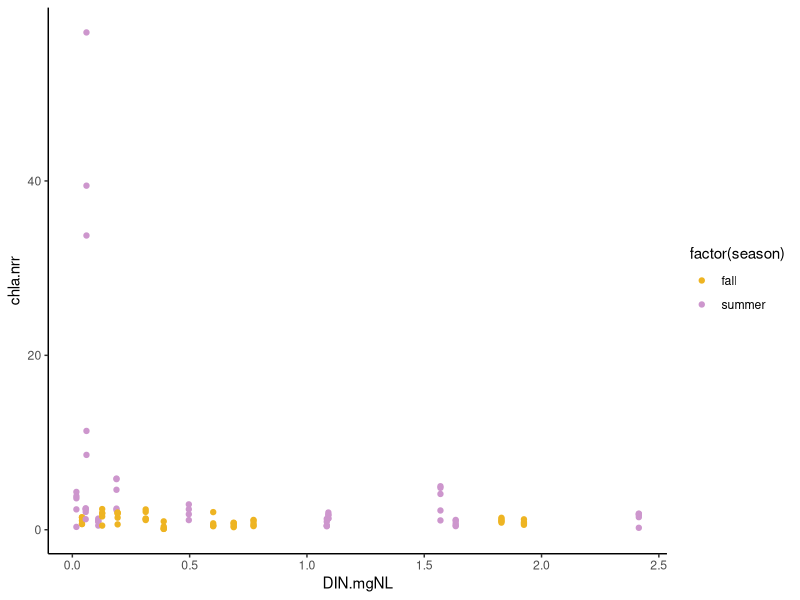
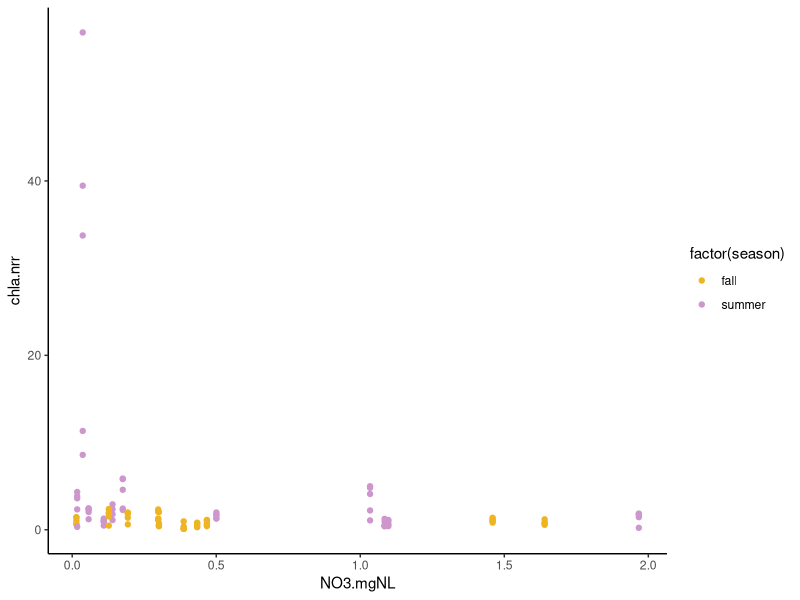
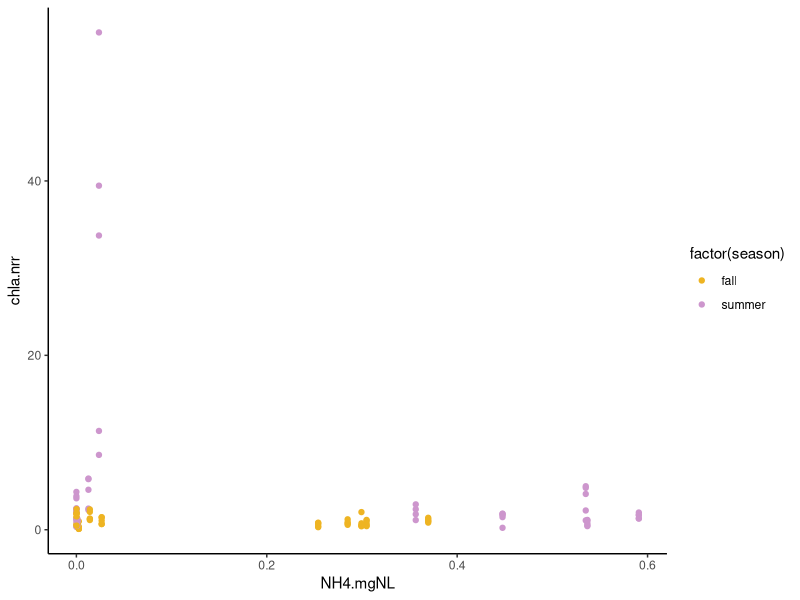
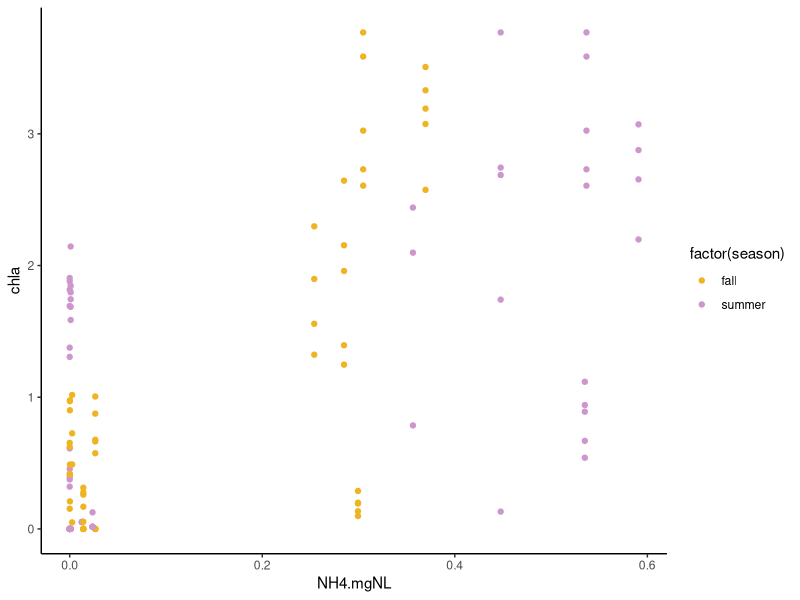
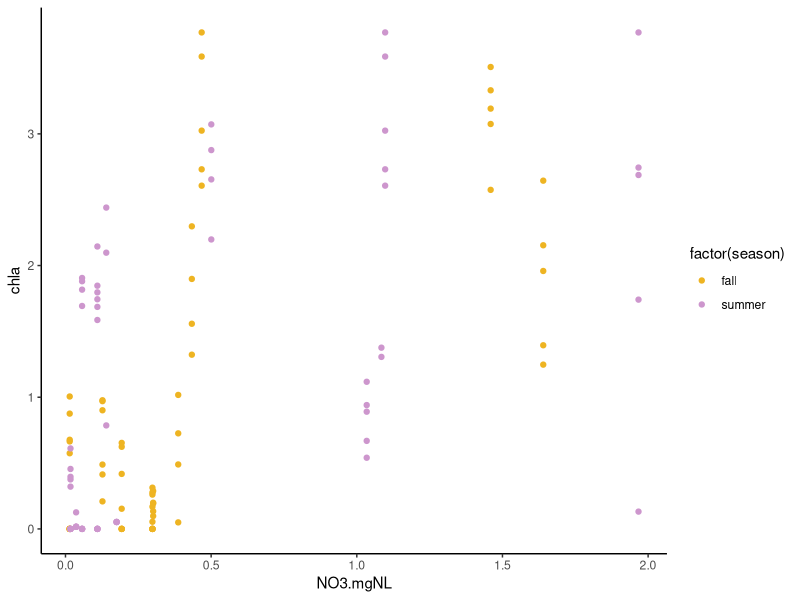
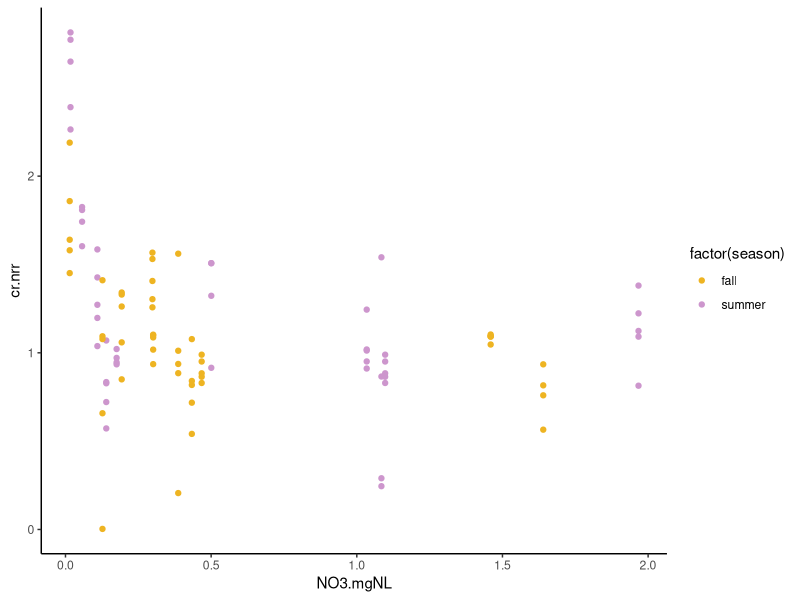
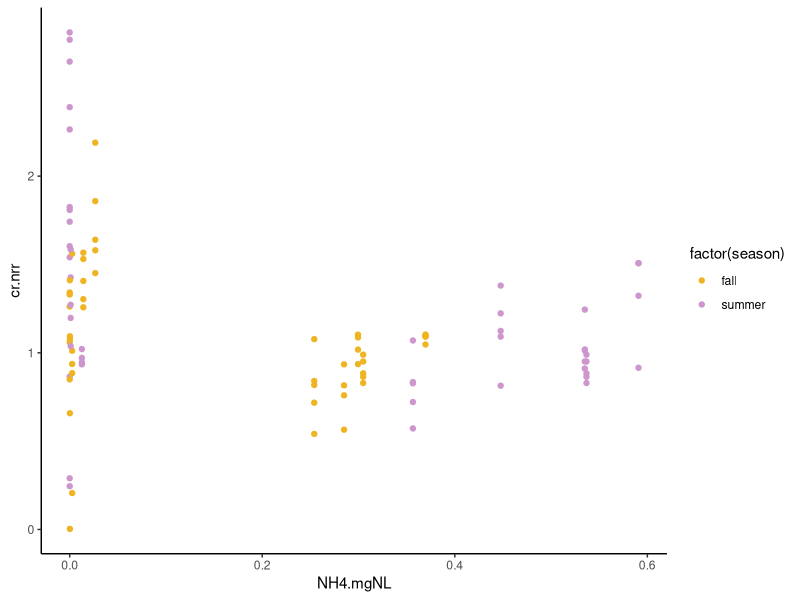
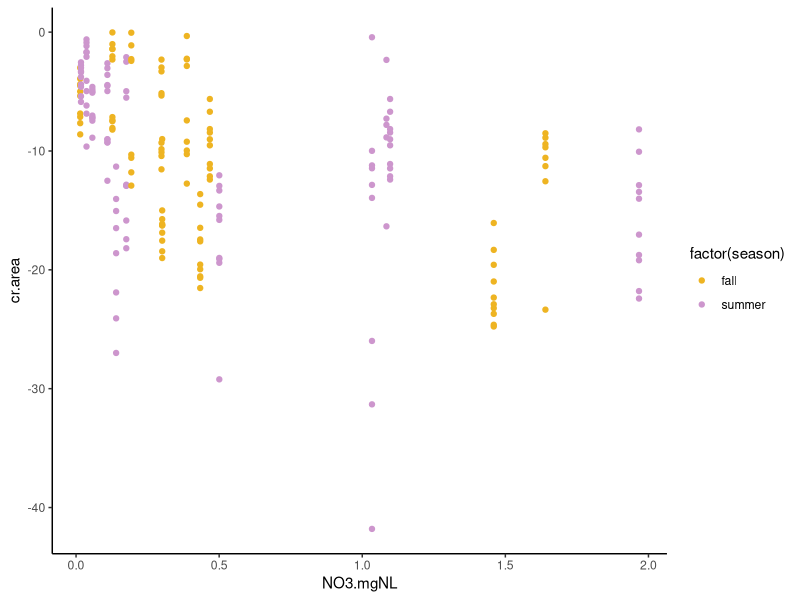

R code for these plots, in order:
####Script created 29 March 2021 to analyze relationships between NRR and water chem
## S Roley

#packages
library(nlme)
library(plyr)
library(dplyr)
library(ggplot2)
library(tidyr)

#data (created in "all sites" by combining NDS files and water chem file)
nds_chem<-read.csv("NDS_chem_all.csv")

###########################
#univariate relationships
###########################
N<-subset(nds_chem, N==1)
P<-subset(nds_chem, P==1)
Si<-subset(nds_chem, Si==1)

#N limitation/inhibition
ggplot(subset(N, nutrient=="N"), aes(x=DIN.mgNL, y=chla.nrr))+
  geom_point(aes(color=factor(season)))+
  theme_classic()+scale_color_manual(values=c("goldenrod2", "plum3"))
#no pattern

ggplot(subset(N, nutrient=="N"), aes(x=NO3.mgNL, y=chla.nrr))+geom_point(aes(color=factor(season)))+
  theme_classic()+scale_color_manual(values=c("goldenrod2", "plum3"))
#general increase with NO3 but lots of variability

ggplot(subset(N, nutrient=="N"), aes(x=NH4.mgNL, y=chla.nrr))+geom_point(aes(color=factor(season)))+
  theme_classic()+scale_color_manual(values=c("goldenrod2", "plum3"))
#general increase with NH4 

ggplot(subset(nds_chem, nutrient=="control"), aes(x=NH4.mgNL, y=chla))+geom_point(aes(color=factor(season)))+
  theme_classic()+scale_color_manual(values=c("goldenrod2", "plum3"))
#general increase in chla with NH4 but LOTS of variability; probably not much explanatory power

ggplot(subset(nds_chem, nutrient=="control"), aes(x=NO3.mgNL, y=chla))+geom_point(aes(color=factor(season)))+
  theme_classic()+scale_color_manual(values=c("goldenrod2", "plum3"))
#no pattern

ggplot(subset(N, nutrient=="N"), aes(x=NO3.mgNL, y=cr.nrr))+geom_point(aes(color=factor(season)))+
  theme_classic()+scale_color_manual(values=c("goldenrod2", "plum3"))
#negative exponential, both summer and fall. N< 0.5 mg/L to get limitation

ggplot(subset(N, nutrient=="N"), aes(x=NH4.mgNL, y=cr.nrr))+geom_point(aes(color=factor(season)))+
  theme_classic()+scale_color_manual(values=c("goldenrod2", "plum3"))
#limitation at very low end only, but even there some inhibition

ggplot(subset(nds_chem, nutrient=="control"), aes(x=NO3.mgNL, y=cr.area))+geom_point(aes(color=factor(season)))+
  theme_classic()+scale_color_manual(values=c("goldenrod2", "plum3"))
#no pattern

ggplot(subset(nds_chem, nutrient=="control"|nutrient=="C"), aes(x=NH4.mgNL, y=cr.area))+geom_point(aes(color=factor(season)))+
  theme_classic()+scale_color_manual(values=c("goldenrod2", "plum3"))
#general increase in CR with NH4


#P limitation/inhibition
ggplot(subset(P, nutrient=="P"), aes(x=oP.mgPL, y=chla.nrr))+geom_point(aes(color=factor(season)))+
  theme_classic()+scale_color_manual(values=c("goldenrod2", "plum3"))
#in summer, some intermediate values had limitation. P is not driving this system!

ggplot(subset(nds_chem, nutrient=="control"|nutrient=="C"), aes(x=oP.mgPL, y=chla))+geom_point(aes(color=factor(season)))+
  theme_classic()+scale_color_manual(values=c("goldenrod2", "plum3"))
#no pattern

ggplot(subset(P, nutrient=="P"), aes(x=oP.mgPL, y=cr.nrr))+geom_point(aes(color=factor(season)))+
  theme_classic()+scale_color_manual(values=c("goldenrod2", "plum3"))
#maybe a faint upward relationship? but soo variable

ggplot(subset(nds_chem, nutrient=="control"|nutrient=="C"), aes(x=oP.mgPL, y=cr.area))+geom_point(aes(color=factor(season)))+
  theme_classic()+scale_color_manual(values=c("goldenrod2", "plum3"))
#increase in summer CR with P (but variable)

#Si limitation/inhibition
ggplot(subset(Si, nutrient=="Si"), aes(x=Si.mgL, y=chla.nrr))+geom_point(aes(color=factor(season)))+
  theme_classic()+scale_color_manual(values=c("goldenrod2", "plum3"))+geom_hline(yintercept=1)
#in summer, occasional spikes but no pattern to the spikes 

ggplot(subset(nds_chem, nutrient=="control"|nutrient=="C"), aes(x=Si.mgL, y=chla))+geom_point(aes(color=factor(season)))+
  theme_classic()+scale_color_manual(values=c("goldenrod2", "plum3"))
#up and down with no real pattern

ggplot(subset(Si, nutrient=="Si"), aes(x=Si.mgL, y=cr.nrr))+geom_point(aes(color=factor(season)))+
  theme_classic()+scale_color_manual(values=c("goldenrod2", "plum3"))
#general upward relationship  with Si, especially in summer, but variable

ggplot(subset(nds_chem, nutrient=="control"|nutrient=="C"), aes(x=Si.mgL, y=cr.area))+geom_point(aes(color=factor(season)))+
  theme_classic()+scale_color_manual(values=c("goldenrod2", "plum3"))
#maybe hump-shaped? with max CR at medium Si - but lots of variation

#N:P ratios
ggplot(subset(nds_chem, nutrient=="control"|nutrient=="C"), aes(x=N.P.ratio, y=chla))+theme_classic()+
  geom_point(aes(color=factor(season)))+scale_color_manual(values=c("goldenrod2", "plum3"))+
  geom_vline(xintercept = 16)
#increase!

ggplot(N, aes(x=N.P.ratio, y=chla.nrr))+ geom_point(aes(color=factor(season), shape=factor(nutrient)))+
  scale_color_manual(values=c("goldenrod2", "plum3"))+theme_classic()+geom_vline(xintercept = 16)
#In summer: negative exponential (lower N:P = greater response to N addition). greatest increase with N alone
#In fall: no change

ggplot(P, aes(x=N.P.ratio, y=chla.nrr))+ geom_point(aes(color=factor(season), shape=factor(nutrient)))+
  scale_color_manual(values=c("goldenrod2", "plum3"))+theme_classic()+geom_vline(xintercept = 16)

ggplot(subset(nds_chem, nutrient=="control"), aes(x=N.P.ratio, y=cr.area))+theme_classic()+
  geom_point(aes(color=factor(season)))+scale_color_manual(values=c("goldenrod2", "plum3"))+
  geom_vline(xintercept = 16)
#increase to threshold

ggplot(N, aes(x=N.P.ratio, y=cr.nrr))+ geom_point(aes(color=factor(season), shape=factor(nutrient)))+
  scale_color_manual(values=c("goldenrod2", "plum3"))+theme_classic()+geom_vline(xintercept = 16)
#In summer and fall, slight decline with N:P ratio. No response with NSi

#N:Si ratios
ggplot(subset(nds_chem, nutrient=="control"), aes(x=N.Si.ratio, y=chla))+theme_classic()+
  geom_point(aes(color=factor(season)))+scale_color_manual(values=c("goldenrod2", "plum3"))+
  geom_vline(xintercept = 0.8)
#increase in chla with N:Si ratio, in both fall and summer

ggplot(N, aes(x=N.Si.ratio, y=chla.nrr))+ geom_point(aes(color=factor(season), shape=factor(nutrient)))+
  scale_color_manual(values=c("goldenrod2", "plum3"))+theme_classic()+geom_vline(xintercept = 0.8)

ggplot(Si, aes(x=N.Si.ratio, y=chla.nrr))+ geom_point(aes(color=factor(season), shape=factor(nutrient)))+
  scale_color_manual(values=c("goldenrod2", "plum3"))+theme_classic()+geom_vline(xintercept = 0.8)
#lowerN:Si ratio = higher chla, espeically in NPSi and Si (??? why would adding more Si help?)

ggplot(subset(nds_chem, nutrient=="control"), aes(x=N.Si.ratio, y=cr.area*-1))+theme_classic()+
  geom_point(aes(color=factor(season)))+scale_color_manual(values=c("goldenrod2", "plum3"))+
  geom_vline(xintercept = 0.8)
#|CR| increases with N:Si

ggplot(Si, aes(x=N.Si.ratio, y=cr.nrr))+ geom_point(aes(color=factor(season), shape=factor(nutrient)))+
  scale_color_manual(values=c("goldenrod2", "plum3"))+theme_classic()+geom_vline(xintercept = 0.8)
#decreases with N:Si ratio but only because of NPSi in summer. so basically no pattern

#P:Si ratios
ggplot(subset(nds_chem, nutrient=="control"), aes(x=P.Si.ratio, y=chla))+theme_classic()+
  geom_point(aes(color=factor(season)))+scale_color_manual(values=c("goldenrod2", "plum3"))+
  geom_vline(xintercept = 0.05)
#all sites far below Redfield P:Si ratio of 0.05. General increase with P:Si ratio but high variability

ggplot(P, aes(x=P.Si.ratio, y=chla.nrr))+ geom_point(aes(color=factor(season), shape=factor(nutrient)))+
  scale_color_manual(values=c("goldenrod2", "plum3"))+theme_classic()
#higher chla at low P:Si ratios, esp for NP

ggplot(Si, aes(x=P.Si.ratio, y=chla.nrr))+ geom_point(aes(color=factor(season), shape=factor(nutrient)))+
  scale_color_manual(values=c("goldenrod2", "plum3"))+theme_classic()
#no clear patterns

